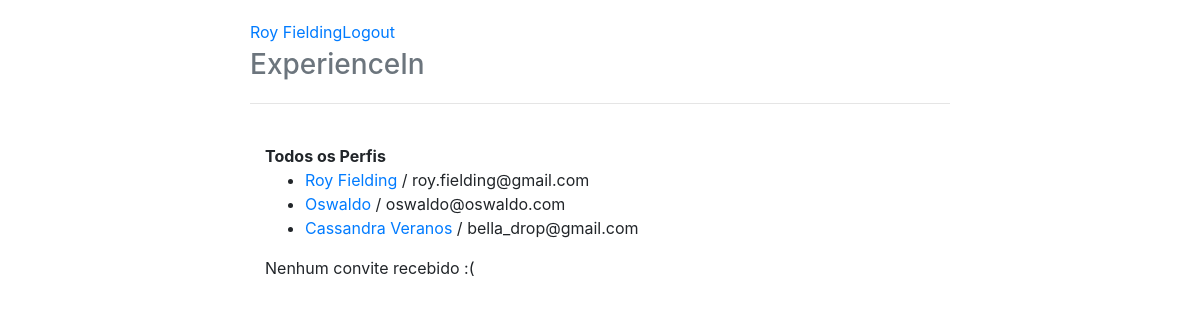
The app's page /, older data.
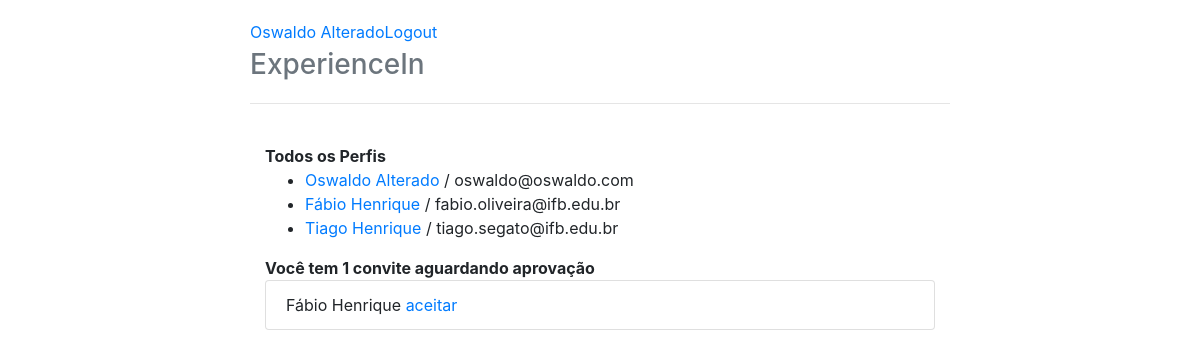
The same page, newer data.
### perfis/models.py (models this page shows, shortened)
class Perfil(models.Model):
	nome = models.CharField(max_length=255, null=False)
	email = models.CharField(max_length=255, null=False)
	telefone = models.CharField(max_length=15, null=False)
	nome_empresa = models.CharField(max_length=255, null=False)

class Convite(models.Model):
	solicitante = models.ForeignKey(Perfil, on_delete=models.CASCADE, related_name='convites_feitos')
	convidado = models.ForeignKey(Perfil, on_delete=models.CASCADE, related_name='convites_recebidos')

### perfis/views.py (the view)
# urls.py: path('', views.index, name='index'),
def index(request):
	return render(request, 'index.html', {'perfis': Perfil.objects.all(), 'perfil_logado': get_perfil_logado(request)})

### perfis/views.py (called while the page is built)
def get_perfil_logado(request):
	return Perfil.objects.get(id=1)

### perfis/templates/index.html
{% extends "base.html" %}
{% block body %}
<div class="col-lg-12">
	<div class="panel panel-default">
		<div class="panel-heading">
			<strong>Todos os Perfis</strong>
		</div>
		{% if perfis %}
		<ul>
			{% for perfil in perfis %}
			<li>
				<a href="{% url 'exibir' perfil.id %}">{{perfil.nome}}</a> / {{perfil.email}}
			</li>
			{% endfor %}
		</ul>
		{% else %}
		<p>Nenhum perfil encontrado</p>
		{% endif %}
	</div>
	<div class="panel panel-default">
		{% with total_de_convites=perfil_logado.convites_recebidos.count %}
			{% if total_de_convites %}
				<div class="panel-heading">
					<strong>Você tem {{ total_de_convites }} convite{{ total_de_convites | pluralize}} aguardando aprovação</strong>
				</div>
				<ul class="list-group">
					{% for convite in perfil_logado.convites_recebidos.all %}
						<li class="list-group-item">
							{{ convite.solicitante.nome }}
							<a href="#" class="pull-right">aceitar</a>
						</li>
					{% endfor %}
				</ul>
			{% else %}
				<div class="panel-body">
					<p>Nenhum convite recebido :(</p>
				</div>
			{% endif %}
		{% endwith %}
	</div>
</div>
{% endblock %}

### perfis/templates/base.html (shortened to what this page needs)
{% load static %}
<!DOCTYPE html>
<html lang="pt-br">
<head>
	<link rel="stylesheet" href="{% static "styles/bootstrap.css" %}">
	<link rel="stylesheet" href="{% static "styles/main.css" %}">
</head>
<body>
	<div class="container">
		<div class="header">
			<ul class="nav nav-pills pull-right">
				<li><a href="{% url 'index' %}">{{ perfil_logado.nome }}</a></li>
				<li><a href="/logout/">Logout</a></li>
			</ul>
			<h3 class="text-muted">ExperienceIn</h3>
		</div>
		<div class="row content">
			{% block body %}
			{% endblock %}
		</div>
	</div>
</body>
</html>

### perfis/static/styles/main.css (style rules this page uses)
body { padding-top: 20px; padding-bottom: 20px; }
.header, .content, .footer { padding-left: 15px; padding-right: 15px; }
.header { border-bottom: 1px solid #e5e5e5; }
.header h3 { margin-top: 0; margin-bottom: 0; line-height: 40px; padding-bottom: 19px; }
@media (min-width: 768px) { .container { max-width: 730px; } }
.content { margin: 40px 0; }
@media screen and (min-width: 768px) { .header, .content, .footer { padding-left: 0; padding-right: 0; } }
@media screen and (min-width: 768px) { .header { margin-bottom: 30px; } }

Row changes from the older to the newer data that the page shows:
removed Perfil: nome "Cassandra Veranos", email "bella_drop@gmail.com"
changed Perfil: nome "Roy Fielding" → "Oswaldo Alterado"; email "roy.fielding@gmail.com" → "oswaldo@oswaldo.com"
changed Perfil: nome "Oswaldo" → "Fábio Henrique"; email "oswaldo@oswaldo.com" → "fabio.oliveira@ifb.edu.br"
added Perfil: nome "Tiago Henrique", email "tiago.segato@ifb.edu.br"
now on this page (row unchanged): Convite: solicitante.nome "Fábio Henrique"
Text that changed along with them:
{{ total_de_convites }}: (not shown) → "1"
text no longer shown: "Nenhum convite recebido :("
text now shown: "Você tem convite aguardando aprovação"
